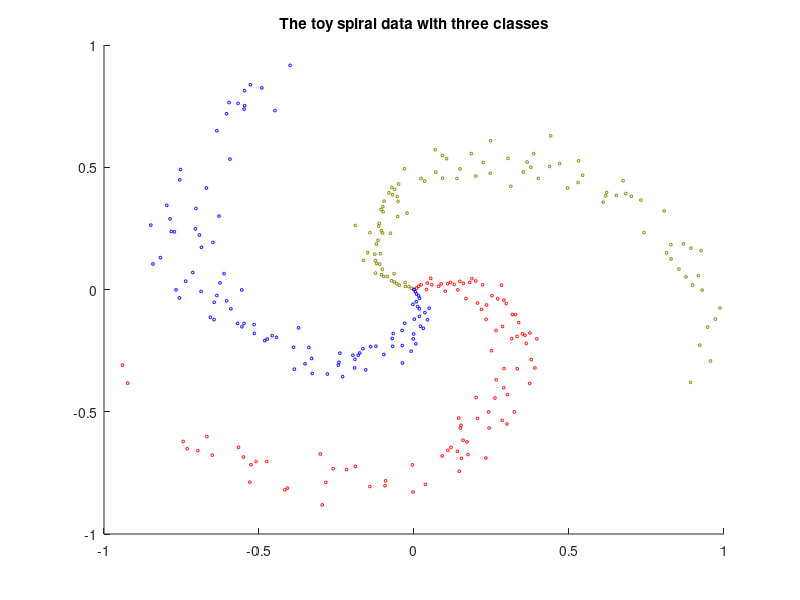

The MATLAB script that drew this image:
% Stanford CS class CS231n: Convolutional Neural Networks for Visual Recognition. 
% Module 1
% http://cs231n.github.io/neural-networks-case-study/

%% Generating some data
N = 100;
D = 2;
K = 3;
X = zeros(N*K,D);
y = zeros(N*K,1);
for j=1:K
    ix = N*(j-1)+1:N*j;
    r = linspace(0,1,N);
    t = linspace((j-1)*4+1,j*4,N)+randn(1,N).*0.2;
    X(ix,:) = [r.*sin(t);r.*cos(t)]';
    y(ix) = j;
end
scatter(X(:,1),X(:,2),4,...
    cat(1,bsxfun(@plus,zeros(N,3),[1,0,0]),...
    bsxfun(@plus,zeros(N,3),[0.5,0.5,0]),...
    bsxfun(@plus,zeros(N,3),[0,0,1])))
title('The toy spiral data with three classes')

%% Initialize the parameters
W = 0.01 .* randn(D,K);
b = zeros(1,K);

%% Compute the class scores
scores = bsxfun(@plus, X * W, b);

%% Compute the loss
% get unnormalized probabilities
exp_scores = exp(scores);
% normalize them for each example
num_examples = size(X,1);
probs = bsxfun(@times, exp_scores, 1./sum(exp_scores,2));
corect_logprobs = -log(probs(sub2ind(size(probs),[1:num_examples]',y)));

% compute the loss: average cross-entropy loss and regularization

% some hyperparameters
step_size = 1e-0;
reg = 1e-3; % regularization strength (lambda)

data_loss = sum(corect_logprobs)/num_examples;
reg_loss = 0.5.*reg*sum(sum(W.*W));
loss = data_loss + reg_loss

%% Computing the Analytic Gradient with Backpropagation
dscores = probs;
ids = sub2ind(size(probs),[1:num_examples]',y);
dscores(ids) = dscores(ids) - 1;
dscores = dscores./num_examples;

dW = X'*dscores;
db = sum(dscores,1);
dW = dW + reg*W; % don't forget the regularization gradient

%% Performing a parameter update
% perform a parameter update
W = W - step_size * dW;
b = b - step_size * db;

%% Putting it all together: Training a Softmax Classifier
% Train a Linear Classifier

% initialize parameters randomly
W = 0.01 .* randn(D,K);
b = zeros(1,K);

% gradient descent loop

for i=1:200
  
  % evaluate class scores, [N x K]
  scores = bsxfun(@plus, X * W, b);
  
  % compute the class probabilities
  exp_scores = exp(scores);
  probs = bsxfun(@times, exp_scores, 1./sum(exp_scores,2));
  
  
  % compute the loss: average cross-entropy loss and regularization
  corect_logprobs = -log(probs(sub2ind(size(probs),[1:num_examples]',y)));
  data_loss = sum(corect_logprobs)/num_examples;
  reg_loss = 0.5.*reg*sum(sum(W.*W));
  loss = data_loss + reg_loss;
  if mod(i,10) == 0
    fprintf('iteration %d: loss %f \n', i, loss)
  end
  
  % compute the gradient on scores
  dscores = probs;
  ids = sub2ind(size(probs),[1:num_examples]',y);
  dscores(ids) = dscores(ids) - 1;
  dscores = dscores./num_examples;

  % backpropate the gradient to the parameters (W,b)
  dW = X'*dscores;
  db = sum(dscores,1);

  dW = dW + reg*W; % don't forget the regularization gradient

  % perform a parameter update
  W = W - step_size * dW;
  b = b - step_size * db;
 
end

% evaluate training set accuracy
scores = bsxfun(@plus, X * W, b);
[~,predicted_class] = max(scores, [], 2);
fprintf('training accuracy: %.2f \n', mean(predicted_class == y))